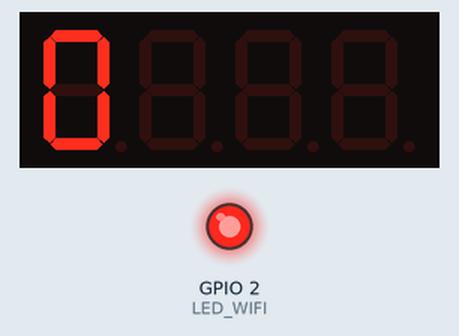
Simulated run of this program. Board: ESP32. Parts: 4-digit seven-segment display, output pins drawn as LEDs (lit = HIGH). WiFi joins after 1.5 s; servers stay silent unless stated; the local clock reads 2024-03-15 10:24:30 at power-on unless the program sets it; what the program prints to the serial monitor is not drawn.

Above: at 0.1 s.
At 2.3 s:
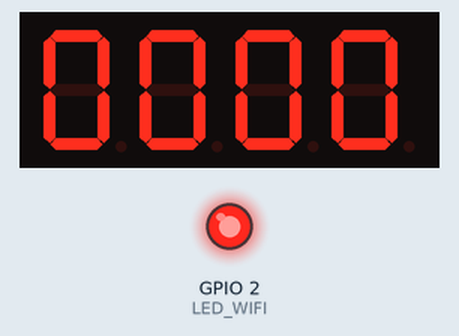
At 20.3 s:
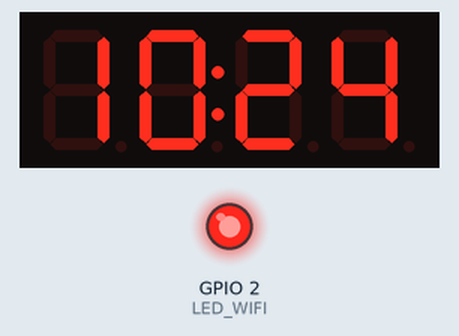
At 38.3 s:
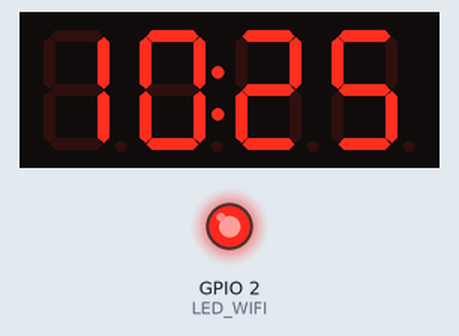
Timing chart, 0 to 39.8 s (numbered marks = the images above):
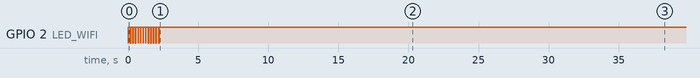

The program:

main.cpp
```cpp
#include <WiFi.h>
#include "time.h"
#include "TM1637Display.h"
#include "ThingSpeak.h"
#include "DHT.h"

//TM1637 pins
#define CLK 5
#define DIO 4

#define LED_WIFI 2
//#define DHTTYPE DHT11   // DHT 11
#define DHTTYPE DHT22   // DHT 22  (AM2302), AM2321
//#define DHTTYPE DHT21   // DHT 21 (AM2301)

#define DHTPIN 13     // Digital pin connected to the DHT sensor
// Feather HUZZAH ESP8266 note: use pins 3, 4, 5, 12, 13 or 14 --
// Pin 15 can work but DHT must be disconnected during program upload.

DHT dht(DHTPIN, DHTTYPE);

TM1637Display display(CLK, DIO);

//-----ThingSpeak channel details

unsigned long myChannelNumber = 1641851;

const char * myWriteAPIKey = "8M6KTQPW4V1CSKAO";

WiFiClient  client;
//WiFi.begin("Wokwi-GUEST", "", 6);
const char *ssid = "Wokwi-GUEST";
const char *password = "tech@12345";

const char *ntpServer = "pool.ntp.org";
const long gmtOffset_sec = -10800 ; // IST (GMT+3 para cordoba)
const int daylightOffset_sec = 0;

struct data_time{
    int hour = 0;
    int minute = 0;
    int c_time=0;
    int error_asking_time = 0;
    boolean f_1_second = false;
};

data_time TIMING;

struct sensor_data{
    //valores del sensor
    float humidity = 0;
    float temp_c = 0;
    float temp_f =0;
    //salen por calculo
    float sens_term_hif=0; //sensacion termica en ºF
    float sens_term_hic=0; //sensacion termica en ºC
};

sensor_data DHT_SENSOR;


void connectWiFi() {
  Serial.print("Connecting to ");
  Serial.println(ssid);
  //WiFi.begin(ssid, password);
  WiFi.begin("Wokwi-GUEST", "", 6);
  while (WiFi.status() != WL_CONNECTED)
  {
    Serial.print(".");
    for (int i = 0; i < 4; i++)
    {
      digitalWrite(LED_WIFI, HIGH);
      display.showNumberDec(0, false, 1, i);
      delay(150);
      digitalWrite(LED_WIFI, LOW);
      display.clear();
    }
  }
  Serial.println("\nWiFi connected.");
  display.showNumberDec(0, true);
  digitalWrite(LED_WIFI, HIGH);
}

/*
void printLocalTime() {
  struct tm timeinfo;
  if (!getLocalTime(&timeinfo)) {
    Serial.println("Failed to obtain time");
    //return 0;//si quiero agregar un retorno con o sin error quitr el void
  }
  Serial.println(&timeinfo, "%A, %B %d %Y %H:%M:%S");
  Serial.print("Hour (12 hour format): ");
  Serial.println(&timeinfo, "%I");
  Serial.print("AM/PM: ");
  Serial.println(timeinfo.tm_hour >= 12 ? "PM" : "AM");
  Serial.println();
} */

int getTime(){
    //static int lastHour = 12, lastMinute = 0; // Default to 12:00
    struct tm timeinfo;
    if (!getLocalTime(&timeinfo)){
      //Serial.println("Failed to obtain time");
      display.showNumberDec(8888, false);
      delay(100);
      return 1;//ERROR
    }else{
      // Update time
      TIMING.hour = timeinfo.tm_hour;  // 24 hour
      //int hour = timeinfo.tm_hour % 12 == 0 ? 12 : timeinfo.tm_hour % 12;  // 12 hour
      TIMING.minute = timeinfo.tm_min;
      /*
      Serial.print(hour);
      Serial.print(F(":"));
      Serial.print(minute);
      Serial.println();
      */
    }
    return 0;//no error
}

void blinkColon(int hour, int minute, bool showColon){
  // Display hour with colon (if showColon is true) and leading zeros
  display.showNumberDecEx(hour, showColon ? 0b01000000 : 0, true, 2, 0);
  // Display minute with leading zeros
  display.showNumberDecEx(minute, 0, true, 2, 2);
}

/// @brief
/// @return
int sensor(){
  // Wait a few seconds between measurements.
  //delay(2000);
  // Reading temperature or humidity takes about 250 milliseconds!
  // Sensor readings may also be up to 2 seconds 'old' (its a very slow sensor)
  float h = dht.readHumidity();
  // Read temperature as Celsius (the default)
  float t = dht.readTemperature();
  // Read temperature as Fahrenheit (isFahrenheit = true)
  float f = dht.readTemperature(true);

  // Check if any reads failed and exit early (to try again).
  if (isnan(h) || isnan(t) || isnan(f)) {
    Serial.println(F("Failed to read from DHT sensor!"));
    return 1;
  }

  // Compute heat index in Fahrenheit (the default)
  float hif = dht.computeHeatIndex(f, h);
  // Compute heat index in Celsius (isFahreheit = false)
  float hic = dht.computeHeatIndex(t, h, false);

  DHT_SENSOR.humidity = h;
  DHT_SENSOR.temp_c = t;
  DHT_SENSOR.temp_f = f;
  DHT_SENSOR.sens_term_hif = hif;
  DHT_SENSOR.sens_term_hic = hic;
  /*
  Serial.print(F("Humidity: "));
  Serial.print(h);
  Serial.print(F("%  Temperature: "));
  Serial.print(t);
  Serial.print(F("°C "));
  Serial.print(f);
  Serial.print(F("°F  Heat index: "));
  Serial.print(hic);
  Serial.print(F("°C "));
  Serial.print(hif);
  Serial.println(F("°F"));
  */
  return 0;
}

int update_sensor(){
  ThingSpeak.setField(1, DHT_SENSOR.temp_c);
  ThingSpeak.setField(2, DHT_SENSOR.temp_f);
  ThingSpeak.setField(3, DHT_SENSOR.humidity);
  ThingSpeak.setField(4, DHT_SENSOR.sens_term_hic);
  ThingSpeak.setField(5, DHT_SENSOR.sens_term_hif);

  // Write to ThingSpeak. There are up to 8 fields in a channel, allowing you to store up to 8 different
  // pieces of information in a channel. Here, we write to field 1.

  int x = ThingSpeak.writeFields(myChannelNumber,myWriteAPIKey);

    if(x != 200){
      Serial.println("Problem updating channel. HTTP error code " + String(x));
      return 1; //error
    }

return 0;
}

hw_timer_t * timer = NULL;

/// @brief Timer interrupt handler each call is each 1 second
/// @return void
void IRAM_ATTR onTimer0(){
  //Serial.println(String("onTimer() ")+String(millis()));
  TIMING.f_1_second = true; //set flag to update time
  TIMING.c_time++;

}

void setup() {
  pinMode(LED_WIFI, OUTPUT);
  digitalWrite(LED_WIFI, LOW);

  Serial.begin(115200);
  display.setBrightness(0x0f);

  // Connect to Wi-Fi
  connectWiFi();

  // Initialize NTP
  //Serial.print("Initializing NTP..");
  configTime(gmtOffset_sec, daylightOffset_sec, ntpServer);
  //Serial.print("Local Time Printing..");
  //printLocalTime();

  //Serial.println(F("DHTxx test!"));
  dht.begin();

  ThingSpeak.begin(client); // Initialize ThingSpeak

  //configuracion timer 0
  timer = timerBegin(0, 80, true);  // timer 0, MWDT clock period = 12.5 ns * TIMGn_Tx_WDT_CLK_PRESCALE -> 12.5 ns * 80 -> 1000 ns = 1 us, countUp
  timerAttachInterrupt(timer, &onTimer0, true); // edge (not level) triggered
  timerAlarmWrite(timer, 1000000, true); // 1000000 * 1 us = 1 s, autoreload true
  timerAlarmEnable(timer); // enable
}

void loop() {
  // Check Wi-Fi connection
  if (WiFi.status() != WL_CONNECTED) {
    Serial.println("WiFi disconnected. Reconnecting...");
    digitalWrite(LED_WIFI, LOW);
    connectWiFi();
  }

  if(TIMING.f_1_second){

    //if passing 2 s ask ask for time
    if(TIMING.c_time %2 == 0){
      TIMING.error_asking_time = getTime();
      Serial.println(String("pedido hora")+String(millis()));
    }
  //if passing 10 min, read sensor and update remote data
    if(TIMING.c_time >= 600){
      //if no error about sensor reading, write data over thingspeak
      Serial.println(String("pedido sensor")+String(millis()));
      if(sensor() == 0){
        update_sensor();
        Serial.println(String("envio remoto")+String(millis()));
      }
      TIMING.c_time=0;
    }
    //if no error in asking time, update hour display
    if(TIMING.error_asking_time == 0){
      // Blink colon
      static bool colonState = false;
      blinkColon(TIMING.hour, TIMING.minute, colonState);
      colonState = !colonState;
    }

    TIMING.f_1_second = false;
  }

  //vTaskDelay(portMAX_DELAY); // wait as much as posible ...
}
```

Measured:
- what the display in image 1 shows lasts 2.1 s, from 2.2 s to 4.3 s
